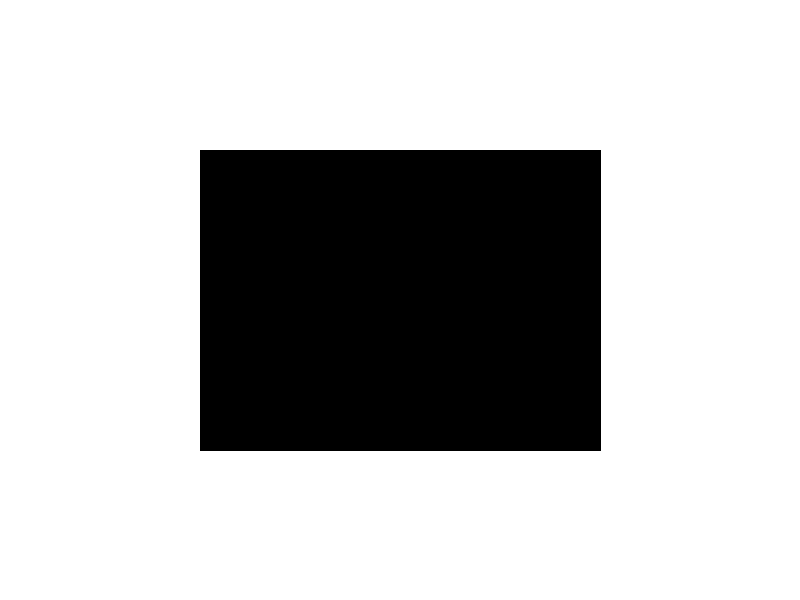
Frame 1 (no input)
Frame 60 (the mouse pressed at the canvas centre just before this capture): identical to frame 1, image omitted
Frame 120 (the mouse held since frame 60 and released just before this capture): identical to frame 1, image omitted

The Processing sketch that drew this single still picture (run headless with seeded random() and noise(); from frame 60 on, the mouse is pressed at the canvas centre):

// Processing sketch: symmetry01
// ── symmetry01.pde
float w=0;
float h=0;

void setup(){
  size(800, 600);
  w = width/2;
  h = height/2;
}


void draw(){
  background(255);
  fill(0);
  
  translate(w, h);
  // x, y, w, h
  rect(-w/2, -h/2, w, h);
}
